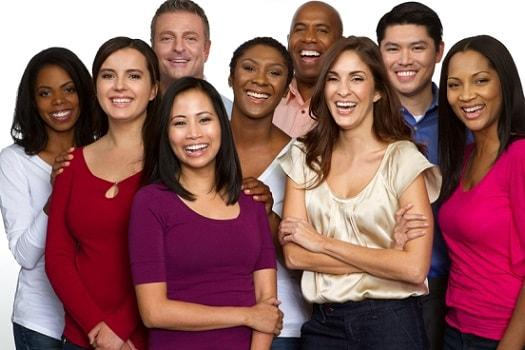
#> input picture INTELIGENCIA ARTIFICIAL/07_reconocimiento facial/diversidad.jpg, 525 x 350 px
$ python detectarosto.py
#> lines starting #> are read from the running program, lines starting #| are printed output that depends on the picture; after the words box and inside, x2 and y2 are one past the last pixel; in counts of white or black regions, pixels touching at a corner belong together
import cv2
import numpy as np
from sys import maxsize


detectarostro = cv2.CascadeClassifier("haarcascade_frontalface_default.xml")

#DETECTAR SOBRE UNA IMAGEN O FOTO
foto = cv2.imread('diversidad.jpg')
#> foto is the input picture: shape (350, 525, 3); mean B, G, R 97.6, 97.1, 145.4

#CAMBIAR A ESCALA DE GRIS
gris = cv2.cvtColor(foto, cv2.COLOR_BGR2GRAY)
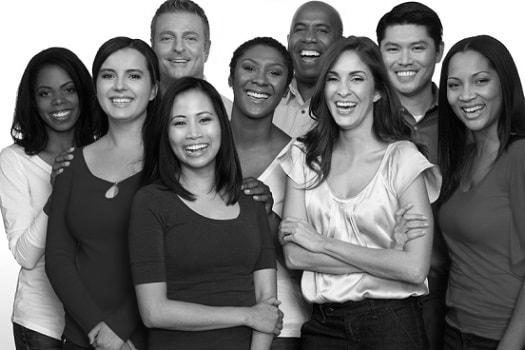
#> gris: shape (350, 525); min 0, max 255, mean 111.6

#VARIABLE Y FUNCION PARA DETECTAR ROSTROS
caras = detectarostro.detectMultiScale(gris,
scaleFactor = 1.2,
minNeighbors = 5,
minSize = (30,30),
maxSize=(0,200))
#> caras = [[29, 69, 57, 57], [285, 9, 52, 52], [150, 15, 58, 58], [90, 51, 65, 65], [315, 55, 64, 64], [439, 59, 63, 63], [375, 23, 63, 63], [232, 48, 59, 59], [161, 97, 65, 65]]

# DIBUJAR LOS ROSTROS DETECTADOS

for (x1,y1,x2,y2) in caras:
    cv2.rectangle(foto, (x1,y1), (x1+x2, y1+y2), (255,255,255),2)

    #MOSTRAR IMAGEN
    cv2.imshow('Imagen detectada', foto)
#> this loop made 9 passes
#> pass 1, `cv2.imshow('Imagen detectada', foto)`:
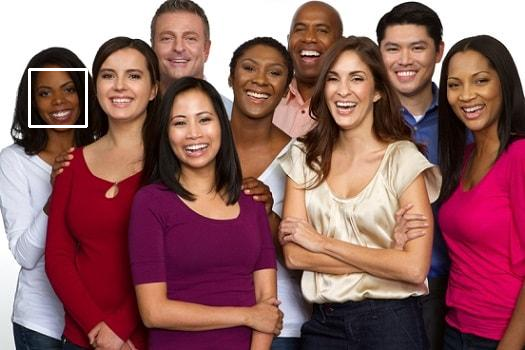
#> window 'Imagen detectada': shape (350, 525, 3); mean B, G, R 98.5, 97.9, 146.2
#> pass 2, `cv2.imshow('Imagen detectada', foto)`:
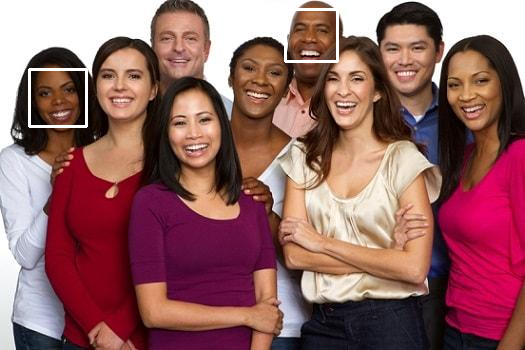
#> window 'Imagen detectada': shape (350, 525, 3); mean B, G, R 99, 98.4, 146.5
#> after the loop:
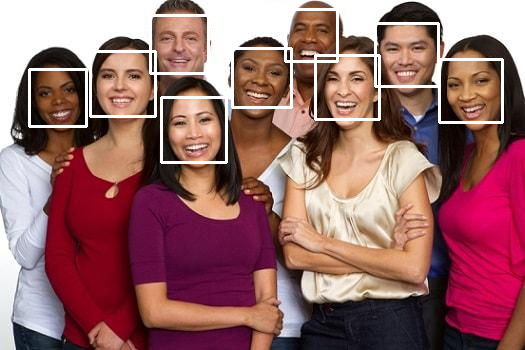
#> foto: shape (350, 525, 3); 3.4% of pixels changed, all inside (x1, y1, x2, y2) = (28, 8, 504, 164)

cv2.waitKey()
cv2.destroyAllWindows()

$ run again, with INTELIGENCIA ARTIFICIAL/07_reconocimiento facial/amigos2.jpg copied over INTELIGENCIA ARTIFICIAL/07_reconocimiento facial/diversidad.jpg
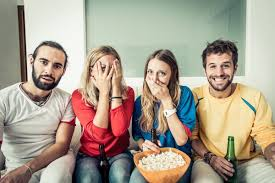
#> input picture INTELIGENCIA ARTIFICIAL/07_reconocimiento facial/amigos2.jpg, 275 x 183 px
#> foto is the input picture: shape (183, 275, 3); mean B, G, R 141.9, 158, 169.8
#> `gris = cv2.cvtColor(foto, cv2.COLOR_BGR2GRAY)`:
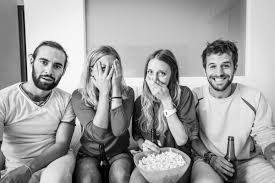
#> gris: shape (183, 275); min 0, max 255, mean 159.7
#> caras = [[27, 47, 45, 45], [200, 51, 40, 40]]
#> the loop `for (x1,y1,x2,y2) in caras:` made 2 passes
#> pass 2, `cv2.imshow('Imagen detectada', foto)`:
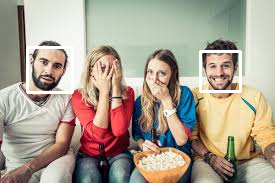
#> window 'Imagen detectada': shape (183, 275, 3); mean B, G, R 143.9, 159.7, 171.2

$ run again, with INTELIGENCIA ARTIFICIAL/07_reconocimiento facial/amigos3.jpg copied over INTELIGENCIA ARTIFICIAL/07_reconocimiento facial/diversidad.jpg
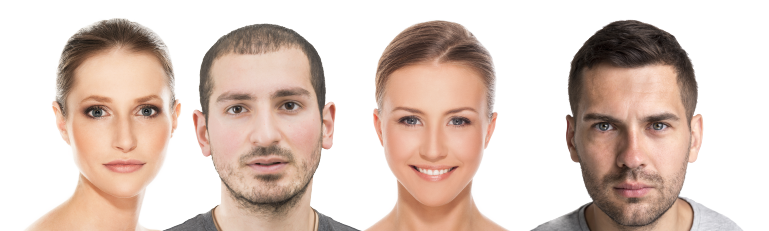
#> input picture INTELIGENCIA ARTIFICIAL/07_reconocimiento facial/amigos3.jpg, 769 x 231 px
#> foto is the input picture: shape (231, 769, 3); mean B, G, R 191.4, 200.8, 219.3
#> `gris = cv2.cvtColor(foto, cv2.COLOR_BGR2GRAY)`:
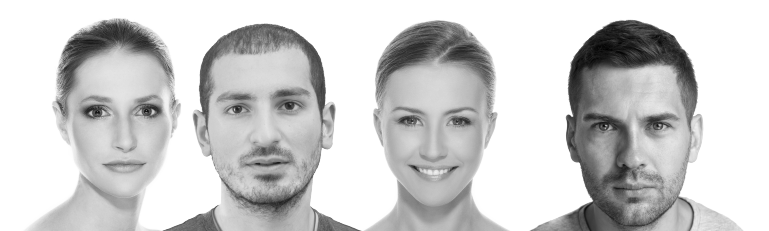
#> gris: shape (231, 769); min 0, max 255, mean 205.3
#> caras = [[50, 57, 144, 144], [366, 69, 134, 134], [567, 76, 130, 130], [188, 46, 152, 152]]
#> the loop `for (x1,y1,x2,y2) in caras:` made 4 passes
#> after the loop `for (x1,y1,x2,y2) in caras:`:
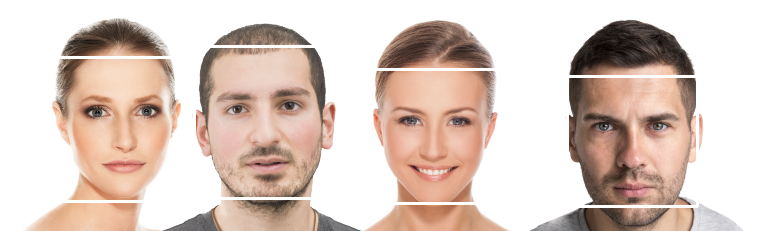
#> foto: shape (231, 769, 3); 1.66% of pixels changed, all inside (x1, y1, x2, y2) = (51, 45, 699, 208)
